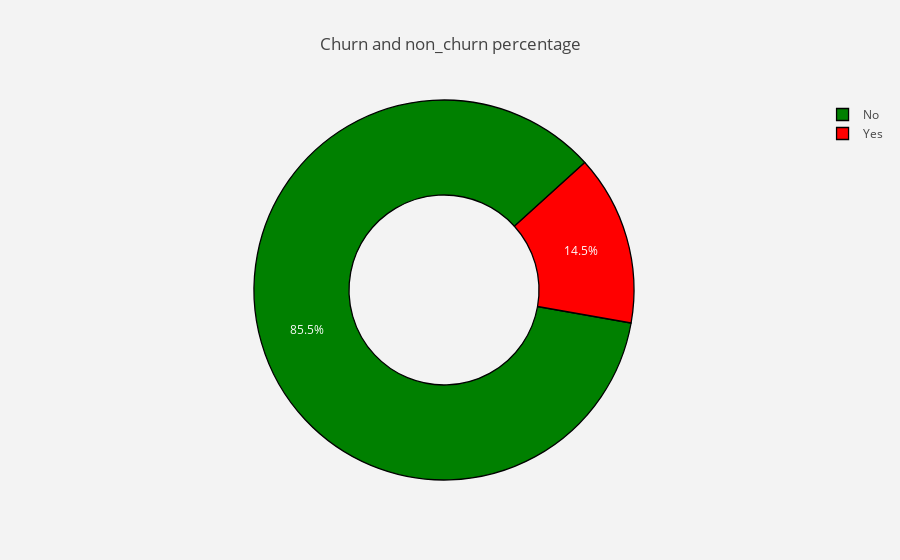

Notebook code cell kept with this figure:
### Code cell
trace = go.Pie(labels = lab ,
               values = val ,
               marker = dict(colors =  [ 'green' ,'red'],
                             line = dict(color = "black",
                                         width =  1.3)
                            ),
               rotation = 100,
               hoverinfo = "label+value",
               hole = .5
              )
layout = go.Layout(dict(title = "Churn and non_churn percentage",
                        plot_bgcolor  = "rgb(243,243,243)",
                        paper_bgcolor = "rgb(243,243,243)",
                       )
                  )
data = [trace]
fig = go.Figure(data = data,layout = layout)
py.iplot(fig)

### Figure 1 — Plotly figure (JSON) as saved in the notebook; plotly's stock layout.template omitted (floating-point values rounded to 4 significant figures)
{"data": [{"hole": 0.5, "hoverinfo": "label+value", "labels": ["No", "Yes"], "marker": {"colors": ["green", "red"], "line": {"color": "black", "width": 1.3}}, "rotation": 100, "type": "pie", "uid": "536d7320-4929-4dc5-a75e-bc49e490093e", "values": [2850, 483]}], "layout": {"paper_bgcolor": "rgb(243,243,243)", "plot_bgcolor": "rgb(243,243,243)", "title": "Churn and non_churn percentage"}}
